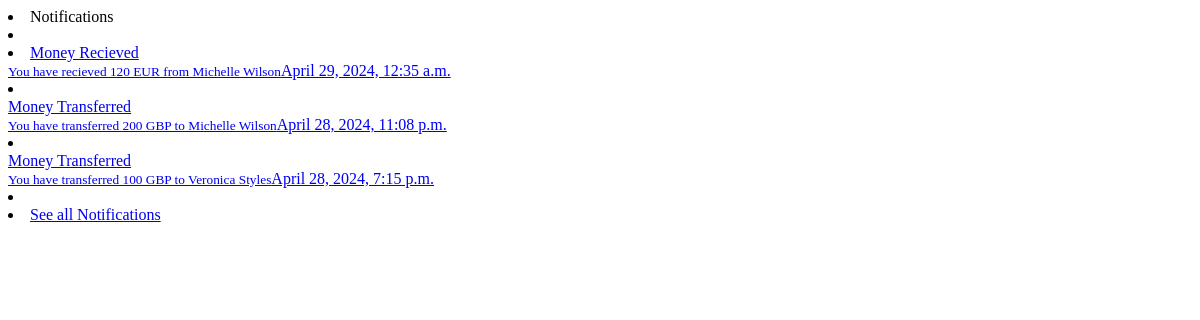
/webapps2024/notification/modal/get-notification (signed in), run on an earlier commit of the app's database.
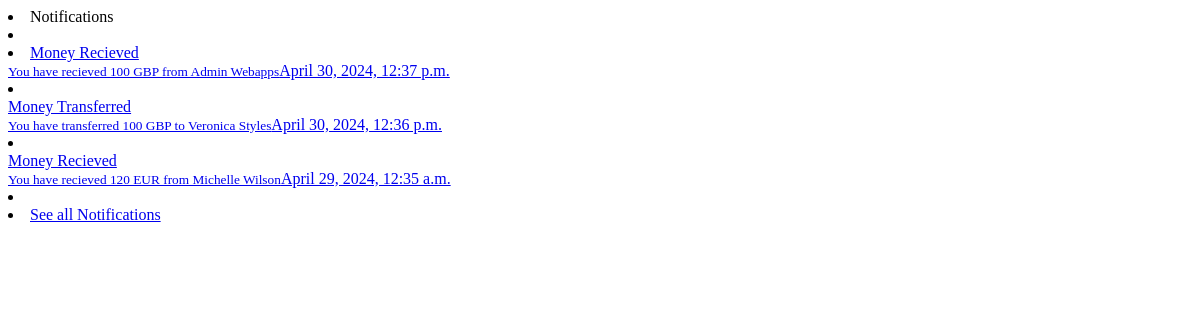
And on a later commit of the database.
### notificationapp/models.py (models this page shows, shortened)
class Notification(models.Model):
    nid = models.CharField(max_length=255)
    user = models.ForeignKey(User, on_delete=models.CASCADE, related_name='notification_user')
    type = models.CharField(max_length=10, choices=NotificationType.choices, default=NotificationType.INFO)
    datetime = models.DateTimeField(auto_now_add=False)
    seen = models.BooleanField(default=False)
    message = models.TextField(default="")
    title = models.TextField(default="")
    notification_count = models.IntegerField(default=0)

### notificationapp/views.py (the view)
# urls.py: path('modal/get-notification', views.get_notifications, name='get-notifications')
@login_required(login_url='login')
def get_notifications(request):
    user = request.user
    notifications = get_user_notifications(user.id, limit=3)
    context = {
        'notifications': notifications.all(),
    }
    return render(request, 'notificationapp/layout/notification-list.html', context)

### notificationapp/context_processors.py (called while the page is built)
def get_notifications(request):
    notification_count = None
    if request.user.is_authenticated:
        user = request.user
        notification_count = Notification.objects.filter(user=user, seen=False).count()
        return {'notification_count': notification_count}
    else:
        return{'notification_count': notification_count}

### notificationapp/core/notifications.py (called while the page is built)
def get_user_notifications(userid: int, limit=100):
    limit = limit or 100
    notifications = Notification.objects.filter(
        Q(user_id__exact=userid)
    ).order_by('-datetime')[:limit]
    return notifications.all()

### payapp/context_processors.py (called while the page is built)
def get_profile_picture(request):
    if request.user.is_authenticated:
        user_profile = UserProfile.objects.get(user=request.user)
        return {'user_profile': user_profile}
    else:
        return {'user_profile': None}

### templates/notificationapp/layout/notification-list.html
<li class="text-center text-3 py-2">Notifications</li>
<li class="dropdown-divider mx-n3"></li>
{% if notifications %}
<li>
    {% for notif in notifications %}
    {% include '../modal/notification.html' with notification=notif %}
</li>
<li class="dropdown-divider mx-n3"></li>
{% endfor %}
{% else %}
<li class="text-center">No new notifications</li>
<li class="dropdown-divider mx-n3"></li>
{% endif %}
<li><a class="dropdown-item text-center text-primary px-0" href="{% url 'notification' %}">See all Notifications</a></li>

### templates/notificationapp/modal/notification.html (shortened to what this page needs)
<a  href="{% if notification.type == 'MONREQ' %}{% url 'transfer-requests' %}{% else %}{% url 'transaction' %}{% endif %}">
    {{notification.title}}<br>
        <small class="text-muted">{{notification.message}}</small><span class="text-1 text-muted d-block">{{ notification.datetime }}</span>
</a>

What changed in the data, as far as the page shows it:
no longer on this page (row unchanged): Notification: title "Money Transferred", message "You have transferred 200 GBP to Michelle Wilson", datetime "April 28, 2024, 11:08 p.m."
no longer on this page (row unchanged): Notification: title "Money Transferred", message "You have transferred 100 GBP to Veronica Styles", datetime "April 28, 2024, 7:15 p.m."
added Notification: title "Money Recieved", message "You have recieved 100 GBP from Admin Webapps", datetime "April 30, 2024, 12:37 p.m."
added Notification: title "Money Transferred", message "You have transferred 100 GBP to Veronica Styles", datetime "April 30, 2024, 12:36 p.m."
